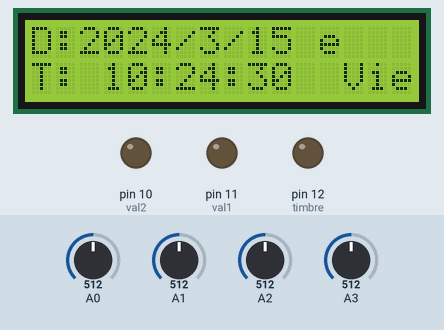
The sketch below on a simulated Arduino Uno, built with avr-gcc and run on an emulated ATmega328P. Shown: 16×2 character LCD, output pins drawn as LEDs (lit = HIGH). The test bench sets the inputs (shaded band); at power-on: A3 = 512, A0 = 512, A1 = 512, A2 = 512. The local clock reads 2024-03-15 10:24:30 at power-on unless the sketch sets it; what the sketch prints to the serial monitor is not drawn.

Above: at 0.7 s.
1.3 s: A3 set to 992
4.5 s: A3 set to 1018
At 5.0 s:
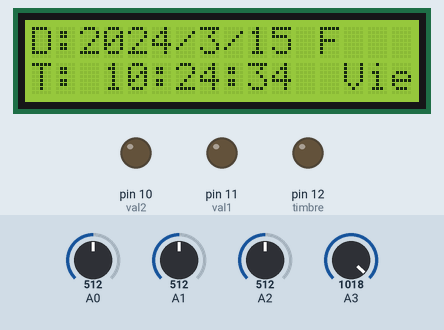
7.7 s: A0 set to 989
9.2 s: A0 set to 1009
At 10.1 s:
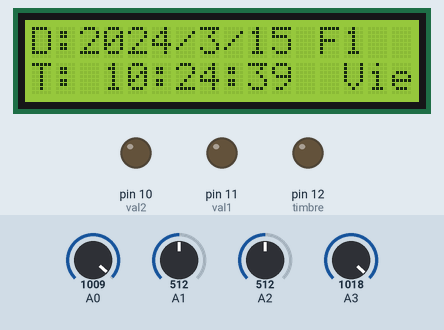
11.1 s: A1 set to 991
12.6 s: A1 set to 1011
At 31.1 s:
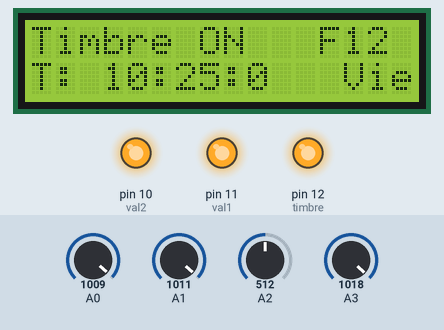
At 35.5 s:
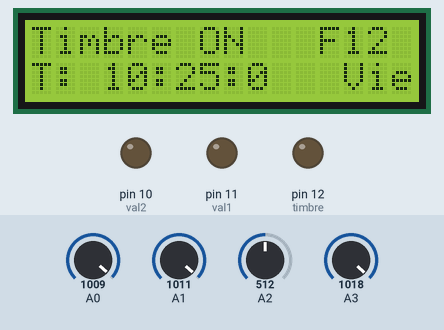
Timing chart, 0 to 36.6 s (numbered marks = the images above; inputs shaded):
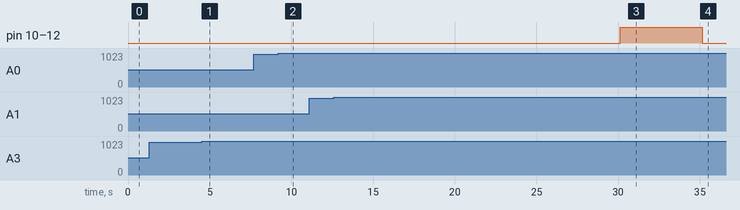

The sketch:

TIMBRE_AUTOMATICO.ino
```cpp
// Timbre Automatizado para Colegio, empresa, cultivo, etc...  By: http://dinastiatecnologica.com (El Profe Garcia)
// Con Arduino UNO,(RTC), Modulo Rele, Modulo I2C para LCD 2x16
// Conexion i2C :Arduino UNO  SCL-> A5   SDA->A4  VCC->5V  GND->GND
// Conexion RTC :Arduino UNO    GND->GND VCC->5V SCL-> SCL  SDA->SDA los dos pines despues del ...12,13,GND,AREF,SDA,SCL
// Conexion Rele:Arduino UNO GND->GND  VCC->5V  IN->7
// NOTA: se debe cargar dos veces este programa 1. Con la linea  RTC.adjust(DateTime(__DATE__, __TIME__));
//                                              2. Sin esa linea

#include <Wire.h>
#include "RTClib.h"
#include <LiquidCrystal_I2C.h>

LiquidCrystal_I2C lcd(0x27,16,2); // inicializa la interfaz I2C del LCD 16x2
RTC_DS1307 RTC;                   // inicializa el modulo RTC
int r_diaSemana;                  // almacena el resultado del dia de la semana calculado
const int timbre = 12;             // Pin 7 encargado de activar el timbre, se conecta al Rele
const int val1 = 11;
const int val2 = 10;
const int val3 = 9;
int segundo;
int minuto;
int hora;
int tiempo_timbre=5000; // Tiempo continuo que dura el timbre sonando, en milisegundos 5000 = 5 segundos

//////////////////////////////// Horario 1 /////////////////////////
// Hora en la que suena el timbre escrito  h1=Hora, m1=Minutos, s1=Segundos
// Cuando no se programa ninguna hora se debe dejar escrito el numero 99
// se pueden programar 16 timbres por cada horario, _c1 indica que es el horario 1
int h1_c1=23;   int m1_c1=15;   int s1_c1=0;
int h2_c1=7;   int m2_c1=45;  int s2_c1=0;
int h3_c1=8;   int m3_c1=30;  int s3_c1=0;
int h4_c1=8;   int m4_c1=45;  int s4_c1=0;
int h5_c1=9;   int m5_c1=30;  int s5_c1=0;
int h6_c1=10;  int m6_c1=15;  int s6_c1=0;
int h7_c1=10;  int m7_c1=30;  int s7_c1=0;
int h8_c1=11;  int m8_c1=15;  int s8_c1=0;
int h9_c1=12;  int m9_c1=00;  int s9_c1=0;
int h10_c1=99; int m10_c1=0;  int s10_c1=0;
int h11_c1=99; int m11_c1=0;  int s11_c1=0;
int h12_c1=99; int m12_c1=0;  int s12_c1=0;
int h13_c1=99; int m13_c1=0;  int s13_c1=0;
int h14_c1=99; int m14_c1=0;  int s14_c1=0;
int h15_c1=99; int m15_c1=0;  int s15_c1=0;
int h16_c1=99; int m16_c1=0;  int s16_c1=0;

//////////////////////////////// Horario 2 /////////////////////////
int h1_c2=7;   int m1_c2=0;   int s1_c2=0;
int h2_c2=7;   int m2_c2=30;  int s2_c2=0;
int h3_c2=8;   int m3_c2=10;  int s3_c2=0;
int h4_c2=8;   int m4_c2=50;  int s4_c2=0;
int h5_c2=9;   int m5_c2=5;  int s5_c2=0;
int h6_c2=9;  int m6_c2=45;  int s6_c2=0;
int h7_c2=10;  int m7_c2=25;  int s7_c2=0;
int h8_c2=10;  int m8_c2=40;  int s8_c2=0;
int h9_c2=11;  int m9_c2=20;  int s9_c2=0;
int h10_c2=12; int m10_c2=0;  int s10_c2=0;
int h11_c2=99; int m11_c2=0;  int s11_c2=0;
int h12_c2=99; int m12_c2=0;  int s12_c2=0;
int h13_c2=99; int m13_c2=0;  int s13_c2=0;
int h14_c2=99; int m14_c2=0;  int s14_c2=0;
int h15_c2=99; int m15_c2=0;  int s15_c2=0;
int h16_c2=99; int m16_c2=0;  int s16_c2=0;

//////////////////////////////// Horario 3 /////////////////////////
int h1_c3=7;   int m1_c3=0;   int s1_c3=0;
int h2_c3=8;   int m2_c3=30;  int s2_c3=0;
int h3_c3=9;   int m3_c3=0;   int s3_c3=0;
int h4_c3=9;   int m4_c3=30;  int s4_c3=0;
int h5_c3=9;   int m5_c3=45;  int s5_c3=0;
int h6_c3=10;  int m6_c3=15;  int s6_c3=0;
int h7_c3=10;  int m7_c3=45;  int s7_c3=0;
int h8_c3=11;  int m8_c3=0;   int s8_c3=0;
int h9_c3=11;  int m9_c3=30;  int s9_c3=0;
int h10_c3=12; int m10_c3=0;  int s10_c3=0;
int h11_c3=99; int m11_c3=0;  int s11_c3=0;
int h12_c3=99; int m12_c3=0;  int s12_c3=0;
int h13_c3=99; int m13_c3=0;  int s13_c3=0;
int h14_c3=99; int m14_c3=0;  int s14_c3=0;
int h15_c3=99; int m15_c3=0;  int s15_c3=0;
int h16_c3=99; int m16_c3=0;  int s16_c3=0;

////////////////////////////////// Void Setup() ///////////
void setup () {

 pinMode(timbre, OUTPUT);                    // Configura como salida el pin 7
 pinMode(val1, OUTPUT);
 pinMode(val2, OUTPUT);
// pinMode(val3, OUTPUT);
 Wire.begin();
 RTC.begin();                                // Inicia la comunicaci¢n con el RTC

//RTC.adjust(DateTime(__DATE__, __TIME__)); // Lee la fecha y hora del PC (Solo en la primera carga)
                                             // el anterior se usa solo en la configuracion inicial luego se pone como comentario
                                             // y se vuelve a cargar el programa sin esa linea.
 Serial.begin(9600);                         // Establece la velocidad de datos del puerto serie a 9600
 lcd.init();
 lcd.backlight();                            // Coloca luz de fondo al LCD
 lcd.clear();                                // Borra el  LCD
}
////////////////////////////////// Void loop() ///////////
void loop(){
 DateTime now = RTC.now();          // Obtiene la fecha y hora del RTC

 int contacto1 = analogRead(A0);    //Lee el valor de los contactos para escoger el horario
 int contacto2 = analogRead(A1);
 int contacto3 = analogRead(A2);
 int contacto4 = analogRead(A3);    // contacto que activa o desactiva los fines de semana

 Serial.print(now.year(), DEC);  // A¤o
 Serial.print('/');
 Serial.print(now.month(), DEC); // Mes
 Serial.print('/');
 Serial.print(now.day(), DEC);   // Dia
 Serial.print(' ');
 Serial.print(now.hour(), DEC);  // Horas
 Serial.print(':');
 Serial.print(now.minute(), DEC); // Minutos
 Serial.print(':');
 Serial.print(now.second(), DEC); // Segundos
 Serial.println();
 lcd.setCursor(0,0);
 lcd.print("D:");
 lcd.print(now.year(), DEC);
 lcd.print("/");
 lcd.print(now.month(), DEC);
 lcd.print("/");
 lcd.print(now.day(), DEC);
 lcd.print(" ");
 lcd.setCursor(0,1);
 lcd.print("T: ");
 lcd.print(now.hour(), DEC);
 lcd.print(":");
 lcd.print(now.minute(), DEC);
 lcd.print(":");
 lcd.print(now.second(), DEC);
 segundo=now.second();
 minuto=now.minute();
 hora=now.hour();

 if (contacto4 <= 1000){     // si el contacto 4 esta desactivado, despliega -e- entre semana funciona el timbre
    lcd.setCursor(12,0);
    lcd.print("e");
    Serial.print("-e-");
 }
 else {                      // si el contacto 4 esta activado, despliega -F- el Fin de semana funciona el timbre
   lcd.setCursor(12,0);
   lcd.print("F");
   Serial.print("-F-");
 }

 int r_diaSemana=dia_de_semana();   // llama a la funcion que calcula el dia de la semana y lo almacena en r_diaSemana

 if ((r_diaSemana == 6 || r_diaSemana == 0)&&(contacto4 <= 1000)){  // si el contacto4 de Fin de semana esta apagado y es fin de semana no hace nada
 }
 else {
   if (contacto1 >= 1000)   // Si el contacto 1 esta activo (Horario 1)
     horario_1();           // llama a la funcion que activa el horario 1

   if (contacto2 >= 1000)  // Si el contacto 2 esta activo (Horario 2)
     horario_2();          // llama a la funcion que activa el horario2

   if (contacto3 >= 1000)  // Si el contacto 1 esta activo (Horario 3)
     horario_3();          // llama a la funcion que activa el horario 3
 }

 digitalWrite(timbre, LOW);     // apaga el timbre
 digitalWrite(val1, LOW);
 digitalWrite(val2, LOW);
 // digitalWrite(val3, LOW);
 delay(500);                    // La informaci¢n se actualiza cada 1/2 seg.
 lcd.setCursor(9,0);            // Borra parte de la pantalla del LCD
 lcd.print("                ");
 lcd.setCursor(8,1);
 lcd.print("                ");
}   //////////////////////////////// Fin del void loop(), inician las Funciones/////////////////////////

/////////////////////////////// Funcion que activa el Timbre //////////////////////////////////
void activar_timbre(){
    digitalWrite(timbre, HIGH);
    digitalWrite(val1, HIGH);
    digitalWrite(val2, HIGH);
   // digitalWrite(val3, HIGH);
    lcd.setCursor(0,0);
    lcd.print("Timbre ON  ");
    Serial.println("Timbre Activo");
    delay(tiempo_timbre);
}
/////////////////////////////// Calcula el dia de la Semana //////////////////////////////////
int dia_de_semana(){
 // Encuentar el dia de la semana de una fecha
 int n_dia;
 int r_dia;
 int n_mes;
 int t_mes;
 int n_anno;
 int d_anno;
 int t_siglo=6;

 DateTime now = RTC.now(); //fecha y hora del RTC
 lcd.setCursor(13,1);

 n_anno=(now.year()-2000);
 d_anno=n_anno/4;
 n_dia=now.day();
 n_mes=now.month();

 switch (n_mes) {
    case 1:
      t_mes=0;
      break;
    case 2:
      t_mes=3;
      break;
    case 3:
      t_mes=3;
      break;
    case 4:
      t_mes=6;
      break;
    case 5:
      t_mes=1;
      break;
    case 6:
      t_mes=4;
      break;
    case 7:
      t_mes=6;
      break;
    case 8:
      t_mes=2;
      break;
    case 9:
      t_mes=5;
      break;
    case 10:
      t_mes=0;
      break;
    case 11:
      t_mes=3;
      break;
    case 12:
      t_mes=5;
      break;
    default:
      t_mes=t_mes;
    break;
 }

 r_dia=n_dia+t_mes+n_anno+d_anno+t_siglo;
 r_dia = r_dia % 7;

 switch (r_dia) {
    case 1:
       lcd.print("Lun");
        Serial.print(" Lun ");
      break;
      case 2:
       lcd.print("Mar");
       Serial.println(" Mar ");
      break;
      case 3:
       lcd.print("Mie");
       Serial.print(" Mie ");
      break;
      case 4:
       lcd.print("Jue");
       Serial.print(" Jue ");
      break;
      case 5:
       lcd.print("Vie");
       Serial.print(" Vie ");
      break;
      case 6:
       lcd.print("Sab");
       Serial.print(" Sab ");
      break;
      case 0:
       lcd.print("Dom");
       Serial.print(" Dom ");
      break;
      default:
       lcd.print("---");
       Serial.print(" ---");
      break;
 }
 return r_dia;
}

/////////////////////Condicional del Horario 1  //////////////////////////////////
void horario_1(){
   lcd.setCursor(13,0);
   lcd.print("1");
   Serial.print("Horario_1 ");
   if ((hora==h1_c1) && (minuto==m1_c1) && (segundo==s1_c1))  activar_timbre();
   if ((hora==h2_c1) && (minuto==m2_c1) && (segundo==s2_c1))  activar_timbre();
   if ((hora==h3_c1) && (minuto==m3_c1) && (segundo==s3_c1))  activar_timbre();
   if ((hora==h4_c1) && (minuto==m4_c1) && (segundo==s4_c1))  activar_timbre();
   if ((hora==h5_c1) && (minuto==m5_c1) && (segundo==s5_c1))  activar_timbre();
   if ((hora==h6_c1) && (minuto==m6_c1) && (segundo==s6_c1))  activar_timbre();
   if ((hora==h7_c1) && (minuto==m7_c1) && (segundo==s7_c1))  activar_timbre();
   if ((hora==h8_c1) && (minuto==m8_c1) && (segundo==s8_c1))  activar_timbre();
   if ((hora==h9_c1) && (minuto==m9_c1) && (segundo==s9_c1))  activar_timbre();
   if ((hora==h10_c1) && (minuto==m10_c1) && (segundo==s10_c1))  activar_timbre();
   if ((hora==h11_c1) && (minuto==m11_c1) && (segundo==s11_c1))  activar_timbre();
   if ((hora==h12_c1) && (minuto==m12_c1) && (segundo==s12_c1))  activar_timbre();
   if ((hora==h13_c1) && (minuto==m13_c1) && (segundo==s13_c1))  activar_timbre();
   if ((hora==h14_c1) && (minuto==m14_c1) && (segundo==s14_c1))  activar_timbre();
   if ((hora==h15_c1) && (minuto==m15_c1) && (segundo==s15_c1))  activar_timbre();
   if ((hora==h16_c1) && (minuto==m16_c1) && (segundo==s16_c1))  activar_timbre();
}
////////////////////Condicional del Horario 2  //////////////////////////////////
void horario_2(){
   lcd.setCursor(14,0);
   lcd.print("2");
   Serial.print("Horario_2 ");
   if ((hora==h1_c2) && (minuto==m1_c2) && (segundo==s1_c2))  activar_timbre();
   if ((hora==h2_c2) && (minuto==m2_c2) && (segundo==s2_c2))  activar_timbre();
   if ((hora==h3_c2) && (minuto==m3_c2) && (segundo==s3_c2))  activar_timbre();
   if ((hora==h4_c2) && (minuto==m4_c2) && (segundo==s4_c2))  activar_timbre();
   if ((hora==h5_c2) && (minuto==m5_c2) && (segundo==s5_c2))  activar_timbre();
   if ((hora==h6_c2) && (minuto==m6_c2) && (segundo==s6_c2))  activar_timbre();
   if ((hora==h7_c2) && (minuto==m7_c2) && (segundo==s7_c2))  activar_timbre();
   if ((hora==h8_c2) && (minuto==m8_c2) && (segundo==s8_c2))  activar_timbre();
   if ((hora==h9_c2) && (minuto==m9_c2) && (segundo==s9_c2))  activar_timbre();
   if ((hora==h10_c2) && (minuto==m10_c2) && (segundo==s10_c2))  activar_timbre();
   if ((hora==h11_c2) && (minuto==m11_c2) && (segundo==s11_c2))  activar_timbre();
   if ((hora==h12_c2) && (minuto==m12_c2) && (segundo==s12_c2))  activar_timbre();
   if ((hora==h13_c2) && (minuto==m13_c2) && (segundo==s13_c2))  activar_timbre();
   if ((hora==h14_c2) && (minuto==m14_c2) && (segundo==s14_c2))  activar_timbre();
   if ((hora==h15_c2) && (minuto==m15_c2) && (segundo==s15_c2))  activar_timbre();
   if ((hora==h16_c2) && (minuto==m16_c2) && (segundo==s16_c2))  activar_timbre();

}
//////////////////////Condicional del Horario 3  //////////////////////////////////
void horario_3(){
   lcd.setCursor(15,0);
   lcd.print("3");
   Serial.print("Horario_3 ");
   if ((hora==h1_c3) && (minuto==m1_c3) && (segundo==s1_c3))  activar_timbre();
   if ((hora==h2_c3) && (minuto==m2_c3) && (segundo==s2_c3))  activar_timbre();
   if ((hora==h3_c3) && (minuto==m3_c3) && (segundo==s3_c3))  activar_timbre();
   if ((hora==h4_c3) && (minuto==m4_c3) && (segundo==s4_c3))  activar_timbre();
   if ((hora==h5_c3) && (minuto==m5_c3) && (segundo==s5_c3))  activar_timbre();
   if ((hora==h6_c3) && (minuto==m6_c3) && (segundo==s6_c3))  activar_timbre();
   if ((hora==h7_c3) && (minuto==m7_c3) && (segundo==s7_c3))  activar_timbre();
   if ((hora==h8_c3) && (minuto==m8_c3) && (segundo==s8_c3))  activar_timbre();
   if ((hora==h9_c3) && (minuto==m9_c3) && (segundo==s9_c3))  activar_timbre();
   if ((hora==h10_c3) && (minuto==m10_c3) && (segundo==s10_c3))  activar_timbre();
   if ((hora==h11_c3) && (minuto==m11_c3) && (segundo==s11_c3))  activar_timbre();
   if ((hora==h12_c3) && (minuto==m12_c3) && (segundo==s12_c3))  activar_timbre();
   if ((hora==h13_c3) && (minuto==m13_c3) && (segundo==s13_c3))  activar_timbre();
   if ((hora==h14_c3) && (minuto==m14_c3) && (segundo==s14_c3))  activar_timbre();
   if ((hora==h15_c3) && (minuto==m15_c3) && (segundo==s15_c3))  activar_timbre();
   if ((hora==h16_c3) && (minuto==m16_c3) && (segundo==s16_c3))  activar_timbre();
}
```

Measured:
- the behaviour switches between 1000 and 1001 on A3 (found by bisection; images 0 and 1)
- the behaviour switches between 999 and 1000 on A1 (found by bisection; images 2 and 3)
- after the input at 4.5 s, the display: first differs from a run without the input after 0.11 s (image 1)
- after the input at 12.6 s, pin 10 (val2), pin 11 (val1), pin 12 (timbre): LOW → HIGH after 17.5 s, → LOW 5.0 s later
- what the display in image 0 shows lasts 0.5 s, from 0.7 s to 1.2 s
- what the display in image 3 shows lasts 5.6 s, from 30.1 s to 35.7 s
